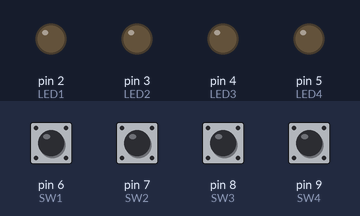
A sketch run on a simulated Arduino Uno, built with avr-gcc and run on an emulated ATmega328P. Parts: output pins drawn as LEDs (lit = HIGH). Inputs (shaded band) come from the test bench; at power-on: pin 6 (SW1), pin 7 (SW2), pin 8 (SW3), pin 9 (SW4) LOW.

Above: at 1.2 s.
1.3 s: pin 6 (SW1) pulled HIGH for 0.15 s
At 1.37 s:
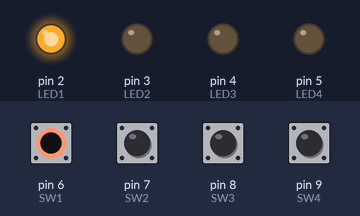
2.9 s: pin 7 (SW2) pulled HIGH for 0.15 s
At 2.97 s:
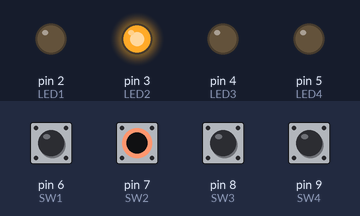
4.5 s: pin 8 (SW3) pulled HIGH for 0.15 s
At 4.57 s:
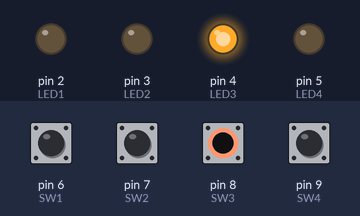
6.1 s: pin 9 (SW4) pulled HIGH for 0.15 s
At 6.17 s:
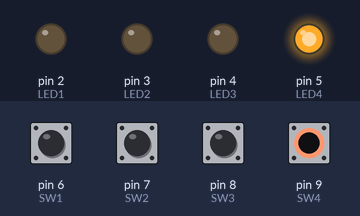
7.7 s: pin 6 (SW1) driven HIGH and pin 7 (SW2) driven HIGH
At 8.5 s:
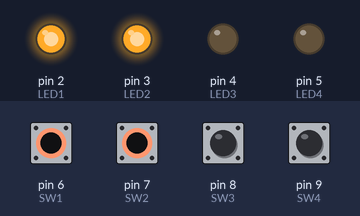
9.2 s: pin 8 (SW3) pulled HIGH for 1 s
At 9.7 s:
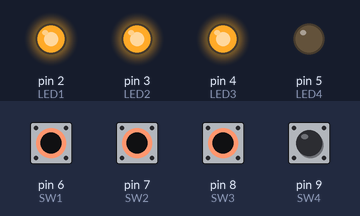
Timing chart, 0 to 12.2 s (numbered marks = the images above; inputs shaded):
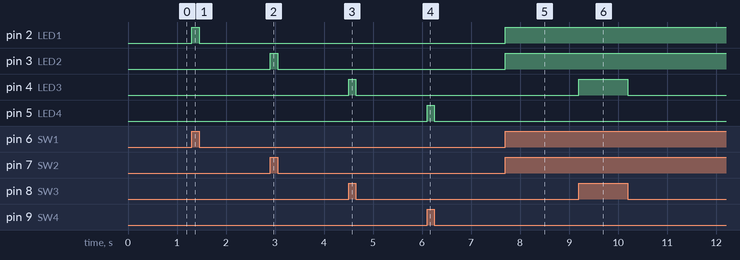

The sketch:

Ejercicio2.ino
```cpp
/*This program turn on a Led while the correspondent button is pressed*/

#define LED1 2
#define LED2 3
#define LED3 4
#define LED4 5

#define SW1 6
#define SW2 7
#define SW3 8
#define SW4 9

uint8_t btnON = 0b00000000;

void setup(){
  pinMode(LED1, OUTPUT);
  pinMode(LED2, OUTPUT);
  pinMode(LED3, OUTPUT);
  pinMode(LED4, OUTPUT);
  pinMode(SW1, INPUT);
  pinMode(SW2, INPUT);
  pinMode(SW3, INPUT);
  pinMode(SW4, INPUT);
}

void loop() {
  btnON = 0b00000000;
  if(digitalRead(SW1)){
    btnON |= 0x01;
  }
   if(digitalRead(SW2)){
    btnON |= 0x02;
  }
   if(digitalRead(SW3)){
    btnON |= 0x04;
  }
   if(digitalRead(SW4)){
    btnON |= 0x08;
  }
  digitalWrite(LED1,btnON & 0x01);
  digitalWrite(LED2,btnON & 0x02);
  digitalWrite(LED3,btnON & 0x04);
  digitalWrite(LED4,btnON & 0x08);
}
```

Measured:
- after the input at 1.3 s, pin 2 (LED1): LOW → HIGH at once, → LOW 0.15 s later
- after the input at 2.9 s, pin 3 (LED2): LOW → HIGH at once, → LOW 0.15 s later
- after the input at 4.5 s, pin 4 (LED3): LOW → HIGH at once, → LOW 0.15 s later
- after the input at 6.1 s, pin 5 (LED4): LOW → HIGH at once, → LOW 0.15 s later
- after the input at 7.7 s, pin 2 (LED1), pin 3 (LED2): LOW → HIGH at once
- after the input at 9.2 s, pin 4 (LED3): LOW → HIGH at once, → LOW 1.0 s later
